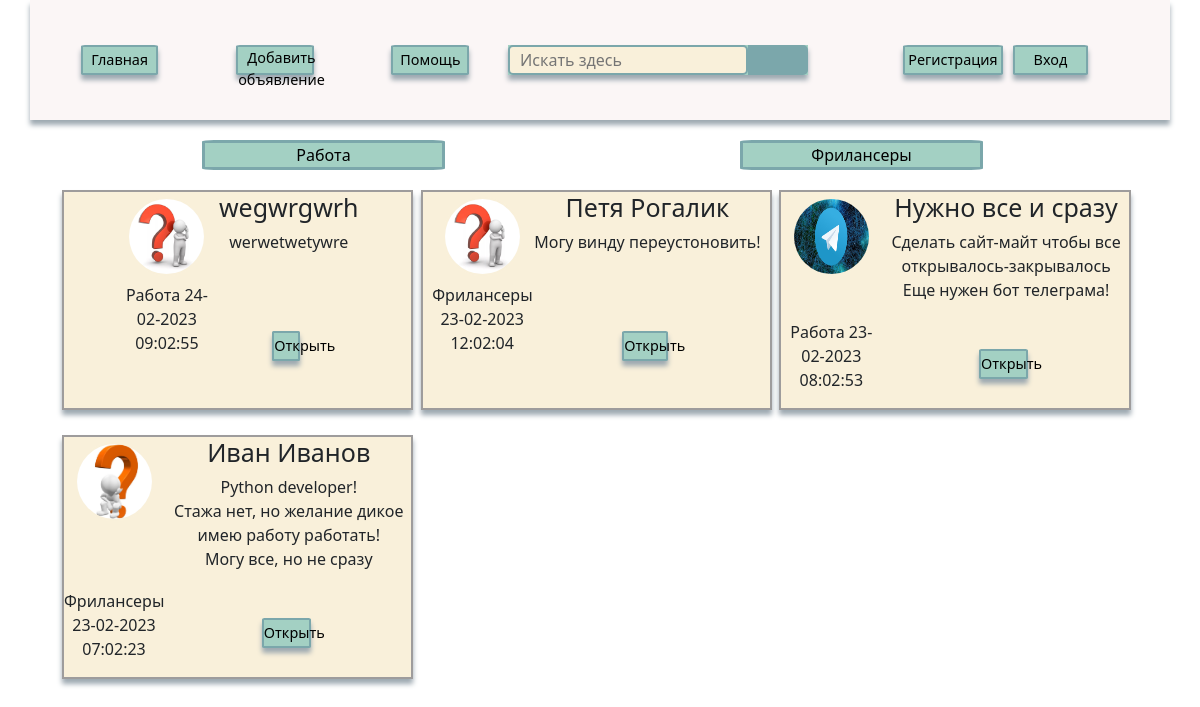
/, run on an earlier commit of the app's database.
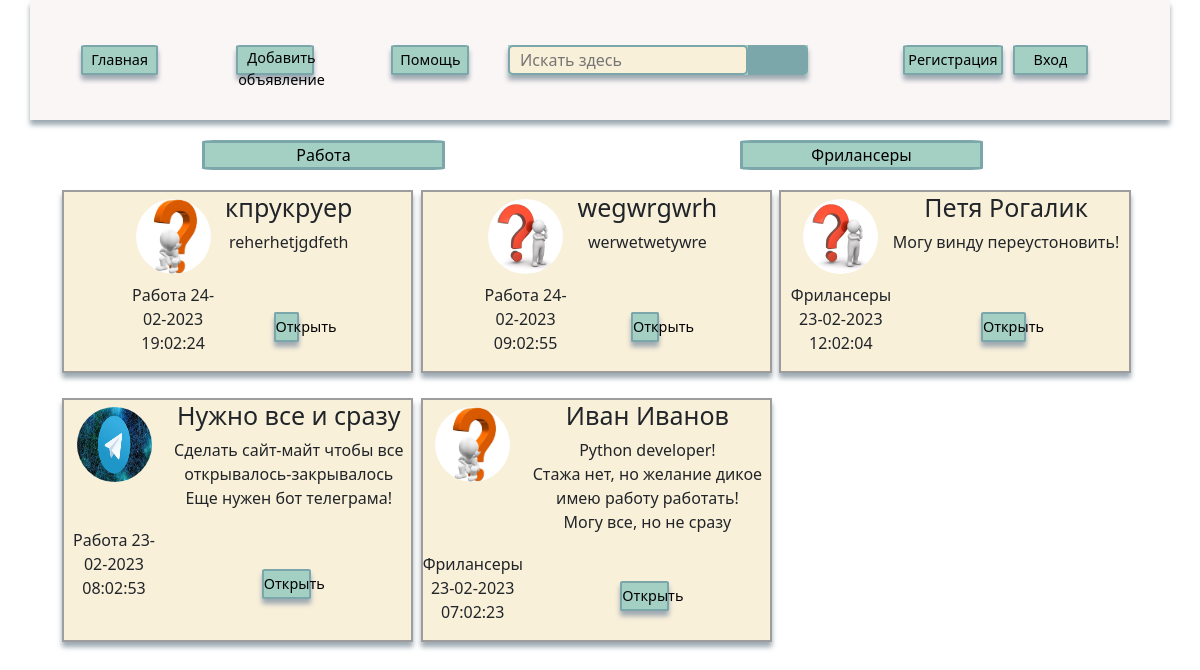
And on a later commit of the database.
### main/models.py (models this page shows, shortened)
class Category(models.Model):
    name = models.CharField(max_length=50, db_index=True)
    slug = models.SlugField(max_length=100, unique=True, db_index=True)
    def __str__(self):
        return self.name
    def get_absolute_url(self):
        return reverse('category', kwargs={'cat_slug': self.slug})

class Posts(models.Model):
    title = models.CharField(max_length=50)
    slug = models.SlugField(max_length=100, unique=True, db_index=True)
    content = models.TextField(max_length=500)
    photo = models.ImageField(upload_to="photos/%Y/%m/%d")
    salary = models.IntegerField(max_length=300, null=True)
    time_creat = models.DateTimeField(auto_now_add=True)
    time_update = models.DateTimeField(auto_now=True)
    is_published = models.BooleanField(default=True)
    cat = models.ForeignKey('Category', on_delete=models.PROTECT)
    def get_absolute_url(self):
        return reverse('post', kwargs={'post_slug': self.slug})
    class Meta:
        ordering = ['-time_creat', 'title']

### main/views.py (the view)
# urls.py: path('', MainPost.as_view(), name='home'),
class MainPost(DataMixin, ListView):
    model = Posts
    template_name = 'main/index/main.html'
    context_object_name = 'posts'
    def get_context_data(self, *, object_list=None, **kwargs):
        context = super().get_context_data(**kwargs)
        c_def = self.get_using_context(title='Главная страница')
        return dict(list(context.items()) + list(c_def.items()))

### main/utils.py (called while the page is built)
    def get_using_context(self, **kwargs):
        context = kwargs
        cats = Category.objects.all()
        context['menu'] = menu
        context['cats'] = cats
        if 'cat_selected' not in context:
            context['cat_selected'] = 0
        return context

### main/templates/main/index/main.html (shortened to what this page needs)
{% extends 'main/index/base.html' %}
{% load static%}
{% block content %}
<div class="main_content">
    {% for p in posts %}
    <div class="posts">
        {% if p.photo %}
        <div class="photo"><img src="{{ p.photo.url }}"></div>
        {% else %}
        <div class="photo"><img src="{% static 'images/2.jpeg' %}"></div>
        {% endif %}
        <div>
            <h1>{{ p.title }}</h1>
            {% autoescape on %}
            {{ p.content|linebreaks|truncatewords:15 }}
            {% endautoescape %}
        </div>
        <div class="up_panel"><p>{{p.cat}} {{ p.time_update|date:"d-m-Y H:m:s"}}</p>
        </div>
        <div class="home" id="btn-post">
            <a href="{{ p.get_absolute_url }}">Открыть</a>
        </div>
    </div>
    {% endfor %}
</div>
{% endblock %}

### main/templates/main/index/base.html (shortened to what this page needs)
<!doctype html>
<html lang="ru" xmlns="http://www.w3.org/1999/html">
<head>
    {% load main_tags %}
    {% load static %}
    <link href="https://cdn.jsdelivr.net/npm/bootstrap@5.3.0-alpha1/dist/css/bootstrap.min.css" rel="stylesheet">
    <link rel="stylesheet" href="{% static 'Css/style.css' %}">
</head>
<body>
{% block header %}
<div class="container text-center" id="header">
    {% for m in menu%}
    {% if m.title == Поиск%}
    <div class="search">
        <input type="text" placeholder="Искать здесь">
        <button type="submit"></button>
    </div>
    {% else %}
    <div class="home" id="{{ m.url_name }}">
        <a href="{% url m.url_name %}">{{ m.title }}</a>
    </div>
    {% endif %}
    {% endfor %}
</div>
{% endblock %}
<div class="container text-center">
    {% block choice %}
    <div class="choise">
        {% for c in cats %}
        {% if c.pk == cat_selected %}
        <div class="work">
            <li class="selected">{{c.name}}</li>
        </div>
        {% else %}
        <div class="work">
            <a href="{{ c.get_absolute_url }}">{{c.name}}</a>
        </div>
        {% endif %}
        {% endfor %}
    </div>
    {% endblock %}
    {% block content %}
    {% endblock %}
</div>
</body>
</html>

What changed in the data, as far as the page shows it:
added Posts: photo (picture), title "кпрукруер", content "reherhetjgdfeth", cat "Работа", time_update "24-02-2023 19:02:24"
